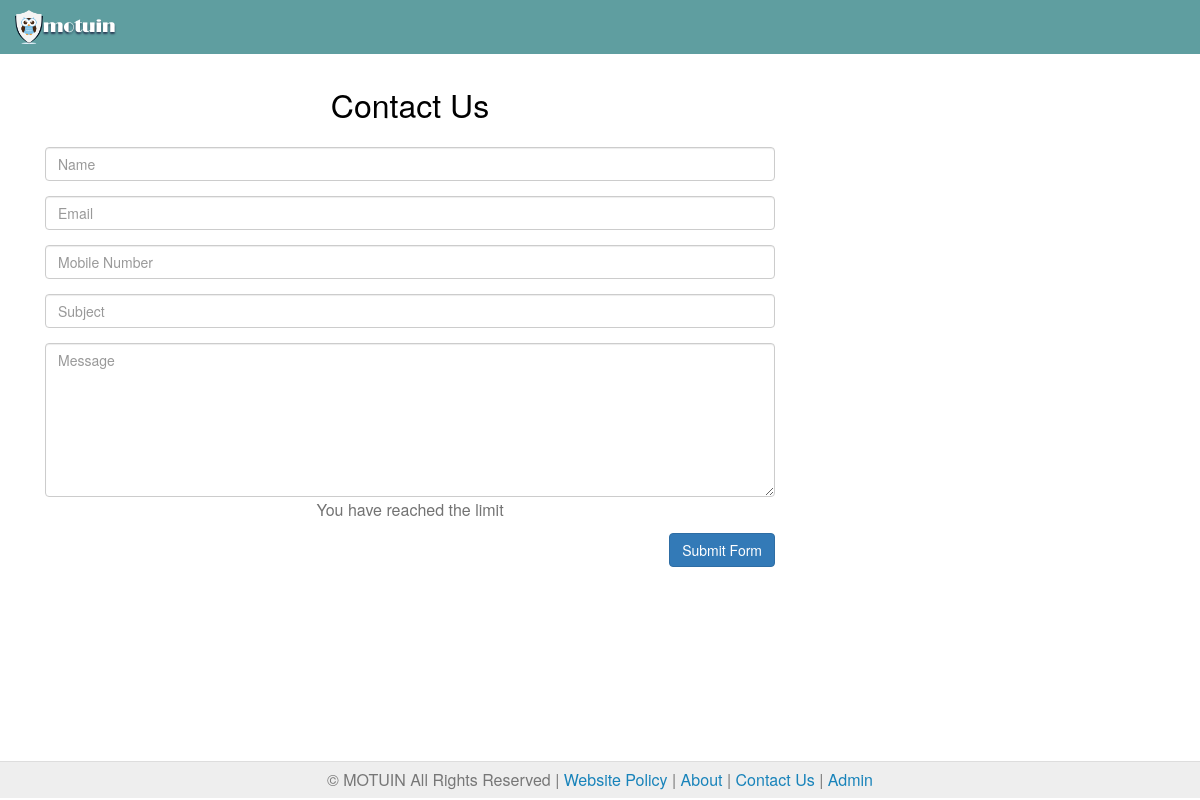
/index.php/contact, run on an earlier commit of the app's database.
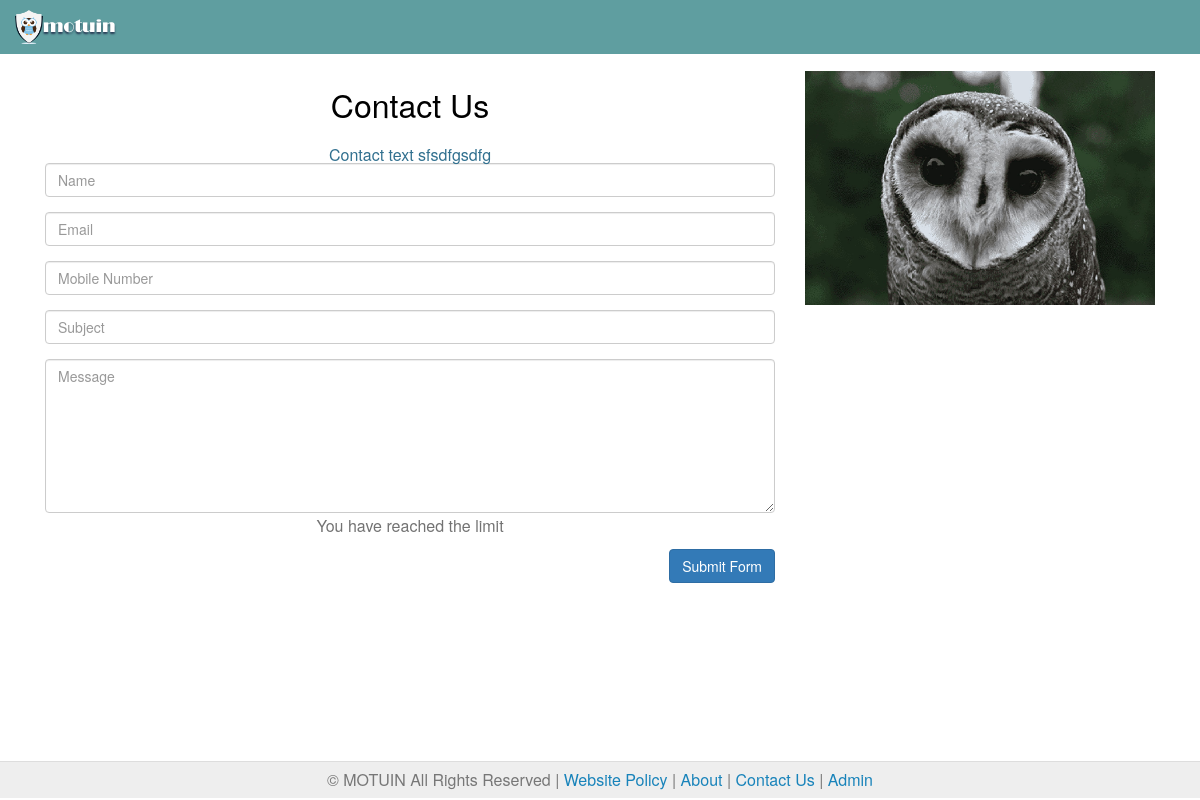
And on a later commit of the database.
### tables this page shows
CREATE TABLE IF NOT EXISTS `tbl_advertise` (
  `ta_id` int(20) NOT NULL AUTO_INCREMENT,
  `ta_imagename` varchar(150) NOT NULL,
  `ta_info` varchar(255) NOT NULL,
  PRIMARY KEY (`ta_id`)
);

### application/controllers/Contact.php (called while the page is built, shortened)
<?php
class Contact extends CI_Controller {
    public function index() {
        $data['title'] = 'Image Search - About';
        $this->load->model('content_model');
        $data['content'] = $this->content_model->get_content('contact');
        $this->load->model('advertise_model');
        $rows = $this->advertise_model->get_rows();
        $items = array();
        foreach ($rows as $row) {
            $item = array();
            $item['id'] = $row->{'ta_id'};
            $item['imagename'] = $row->{'ta_imagename'};
            $item['info'] = $row->{'ta_info'};
            $items[] = $item;
        }
        $data['advertise_items'] = $items;
        $this->load->view('includes/header', $data);
        $this->load->view('contact/index', $data);
        $this->load->view('includes/footerbar2');
        $this->load->view('includes/footer');
    }
}

### index.php (called while the page is built, shortened)
<?php
require_once BASEPATH.'core/CodeIgniter.php';

### application/models/Advertise_model.php (called while the page is built, shortened)
<?php
class Advertise_model extends CI_Model {
    private $table = "tbl_advertise";
    function get_rows()
    {
        $query = $this->db->get_where($this->table);
        return $query->result();
    }
}

### application/views/contact/index.php (the view)
<div class="header general">
      <div class="col-sm-12 logo">
        <img src="<?php echo site_url('assets/images/logo.png');?>" style="height: 100%;">
        <span class="title-font-small">motuin</span>
      </div>
</div>
<div class="container" role="main" style="min-height: calc(100vh - 95px);">
  <div class ="starter-template col-md-8">
      <div class="form-area">
        <form role="form">
          <br style="clear:both">
                  <h1 style="margin-bottom: 25px; text-align: center;">Contact Us</h1>
                  <span class="text-info"><?php echo isset($content) ? $content : ''; ?></span>
              <div class="form-group">
              <input type="text" class="form-control" id="name" name="name" placeholder="Name" required>
            </div>
            <div class="form-group">
              <input type="text" class="form-control" id="email" name="email" placeholder="Email" required>
            </div>
            <div class="form-group">
              <input type="text" class="form-control" id="mobile" name="mobile" placeholder="Mobile Number" required>
            </div>
            <div class="form-group">
              <input type="text" class="form-control" id="subject" name="subject" placeholder="Subject" required>
            </div>
                      <div class="form-group">
                      <textarea class="form-control" type="textarea" id="message" placeholder="Message" maxlength="140" rows="7"></textarea>
                          <span class="help-block"><p id="characterLeft" class="help-block ">You have reached the limit</p></span>
                      </div>
          <button type="button" id="submit" name="submit" class="btn btn-primary pull-right">Submit Form</button>
          </form>
      </div>
  </div>
  <div class ="starter-template col-md-4">
    <?php foreach ($advertise_items as $item) { ?>
      <img src="<?php echo site_url(ADVERTISE_PATH.$item['imagename']);?>" style="width: 100%; margin-bottom: 15px;">
    <?php } ?>
  </div>
</div>

What changed in the data, as far as the page shows it:
added tbl_advertise: ta_imagename (picture)
Also different on the page:
$content: (not shown) → "Contact text sfsdfgsdfg"
